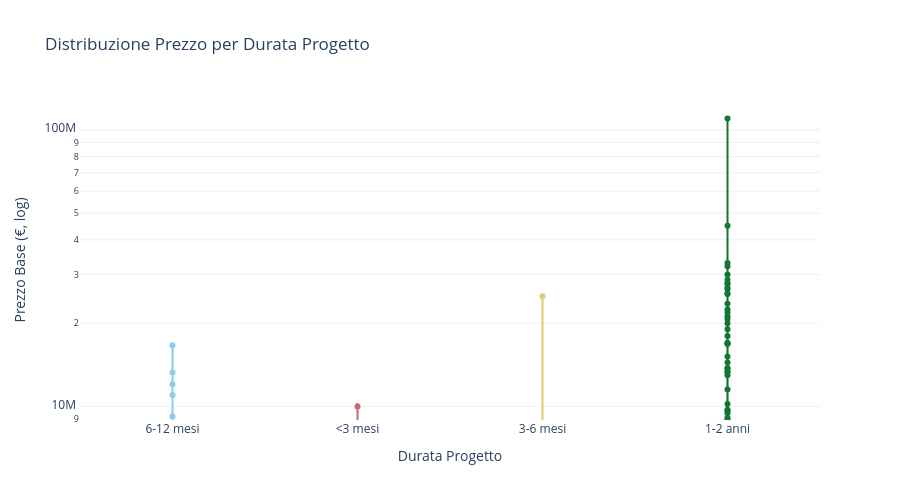

The notebook cell saved with this chart:
### Markdown cell above
### Grafico 1b: Distribuzione Prezzo per Categoria Contrattuale

**Scelta Tecnica**: Violin plot per confrontare distribuzioni prezzo tra categorie contrattuali (se presenti colonne booleane o categoriche come urgenza, tipo opera, ecc). Mostra sia densità KDE che box plot integrato.

**Interpretazione**: Permette identificare premium/discount per caratteristiche specifiche (es. contratti urgenti costano 20-30% in più, progetti green hanno mediana superiore).

### Code cell
# Analisi distribuzione prezzo per categoria (usa colonna _category se esiste)
price_cat_col = 'Base Bid Price (€)_category'
if price_cat_col in df_master.columns and Config.COL_PRICE in df_master.columns:
    df_plot = df_master[[price_cat_col, Config.COL_PRICE]].dropna()
    df_plot = df_plot[df_plot[Config.COL_PRICE] > 1]
    
    fig_violin = px.violin(
        df_plot,
        x=price_cat_col,
        y=Config.COL_PRICE,
        box=True,
        points='outliers',
        log_y=True,
        title="Distribuzione Prezzo per Categoria Contrattuale",
        color=price_cat_col,
        color_discrete_sequence=px.colors.qualitative.Pastel
    )
    fig_violin.update_layout(
        height=500,
        showlegend=False,
        xaxis_title="Categoria Prezzo",
        yaxis_title="Prezzo Base (€, log)"
    )
    fig_violin.update_xaxes(tickangle=-45)
    fig_violin.write_html(Config.PLOTS_DIR / '17b_price_by_category_violin.html')
    try:
        fig_violin.write_image(Config.PLOTS_DIR / '17b_price_by_category_violin.png', width=1200, height=800, engine='kaleido')
    except Exception as e:
        print(f"Avviso: impossibile salvare PNG: {e}")
    fig_violin.show()
else:
    # Fallback: mostra distribuzione prezzo vs durata con bin categorie
    if Config.COL_DEADLINE in df_master.columns and Config.COL_PRICE in df_master.columns:
        df_plot = df_master[[Config.COL_DEADLINE, Config.COL_PRICE]].dropna()
        df_plot = df_plot[(df_plot[Config.COL_PRICE] > 1) & (df_plot[Config.COL_DEADLINE] > 1)]
        
        # Crea categorie durata
        df_plot['Duration_Category'] = pd.cut(
            df_plot[Config.COL_DEADLINE],
            bins=[0, 90, 180, 365, 730, float('inf')],
            labels=['<3 mesi', '3-6 mesi', '6-12 mesi', '1-2 anni', '>2 anni']
        )
        
        fig_violin = px.violin(
            df_plot,
            x='Duration_Category',
            y=Config.COL_PRICE,
            box=True,
            points='outliers',
            log_y=True,
            title="Distribuzione Prezzo per Durata Progetto",
            color='Duration_Category',
            color_discrete_sequence=px.colors.qualitative.Safe
        )
        fig_violin.update_layout(
            height=500,
            showlegend=False,
            xaxis_title="Durata Progetto",
            yaxis_title="Prezzo Base (€, log)"
        )
        fig_violin.write_html(Config.PLOTS_DIR / '17b_price_by_duration_violin.html')
        try:
            fig_violin.write_image(Config.PLOTS_DIR / '17b_price_by_duration_violin.png', width=1200, height=800, engine='kaleido')
        except Exception as e:
            print(f"Avviso: impossibile salvare PNG: {e}")
        fig_violin.show()
    else:
        print("Colonne necessarie per analisi prezzo/categoria non trovate")

### Figure 1 — Plotly figure (JSON) as saved in the notebook; plotly's stock layout.template omitted (floating-point values rounded to 4 significant figures; data arrays with more than 128 entries replaced by an {"elided": "..."} marker saying what was removed)
{"data": [{"alignmentgroup": "True", "box": {"visible": true}, "hovertemplate": "Duration_Category=%{x}<br>Base Bid Price (€)=%{y}<extra></extra>", "legendgroup": "6-12 mesi", "marker": {"color": "rgb(136, 204, 238)"}, "name": "6-12 mesi", "offsetgroup": "6-12 mesi", "orientation": "v", "points": "outliers", "scalegroup": "True", "showlegend": true, "type": "violin", "x": {"elided": "1353 str values"}, "x0": " ", "xaxis": "x", "y": {"elided": "1353 float values"}, "y0": " ", "yaxis": "y"}, {"alignmentgroup": "True", "box": {"visible": true}, "hovertemplate": "Duration_Category=%{x}<br>Base Bid Price (€)=%{y}<extra></extra>", "legendgroup": "<3 mesi", "marker": {"color": "rgb(204, 102, 119)"}, "name": "<3 mesi", "offsetgroup": "<3 mesi", "orientation": "v", "points": "outliers", "scalegroup": "True", "showlegend": true, "type": "violin", "x": {"elided": "1272 str values"}, "x0": " ", "xaxis": "x", "y": {"elided": "1272 float values"}, "y0": " ", "yaxis": "y"}, {"alignmentgroup": "True", "box": {"visible": true}, "hovertemplate": "Duration_Category=%{x}<br>Base Bid Price (€)=%{y}<extra></extra>", "legendgroup": "3-6 mesi", "marker": {"color": "rgb(221, 204, 119)"}, "name": "3-6 mesi", "offsetgroup": "3-6 mesi", "orientation": "v", "points": "outliers", "scalegroup": "True", "showlegend": true, "type": "violin", "x": {"elided": "1863 str values"}, "x0": " ", "xaxis": "x", "y": {"elided": "1863 float values"}, "y0": " ", "yaxis": "y"}, {"alignmentgroup": "True", "box": {"visible": true}, "hovertemplate": "Duration_Category=%{x}<br>Base Bid Price (€)=%{y}<extra></extra>", "legendgroup": "1-2 anni", "marker": {"color": "rgb(17, 119, 51)"}, "name": "1-2 anni", "offsetgroup": "1-2 anni", "orientation": "v", "points": "outliers", "scalegroup": "True", "showlegend": true, "type": "violin", "x": {"elided": "344 str values"}, "x0": " ", "xaxis": "x", "y": {"elided": "344 float values"}, "y0": " ", "yaxis": "y"}], "layout": {"height": 500, "legend": {"title": {"text": "Duration_Category"}, "tracegroupgap": 0}, "showlegend": false, "title": {"text": "Distribuzione Prezzo per Durata Progetto"}, "violinmode": "overlay", "xaxis": {"anchor": "y", "categoryarray": ["6-12 mesi", "<3 mesi", "3-6 mesi", "1-2 anni"], "categoryorder": "array", "domain": [0, 1], "title": {"text": "Durata Progetto"}}, "yaxis": {"anchor": "x", "domain": [0, 1], "title": {"text": "Prezzo Base (€, log)"}, "type": "log"}}}
